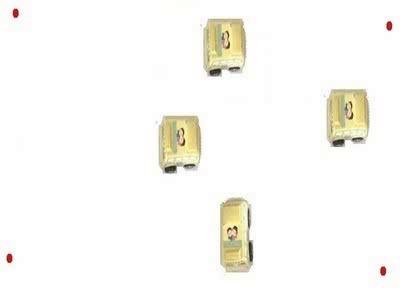
//> input picture boundingBoxDetect/boundingBoxDetect/saveimg99.jpg, 400 x 300 px
$ ./boundingBoxDetect   (built with g++ and OpenCV 4)
//> lines starting //> are read from the running program, lines starting //| are printed output that depends on the picture; after the words box and inside, x2 and y2 are one past the last pixel; in counts of white or black regions, pixels touching at a corner belong together
### boundingBoxDetect/boundingBoxDetect/stdafx.h
// stdafx.h : include file for standard system include files,
// or project specific include files that are used frequently, but
// are changed infrequently
//

#pragma once

#include "targetver.h"

#include <stdio.h>
#include <tchar.h>


// TODO: reference additional headers your program requires here

### boundingBoxDetect/boundingBoxDetect/boundingBoxDetect.cpp
#include "stdafx.h"
//#include "boundingBoxDetect.h"

#include "cv.h"
#include "highgui.h"
#include <cvaux.h>
#include <cxcore.h>
#include <iostream>
#include <stdio.h>
#include <vector>
#include <limits>
#include <fstream>
#include <math.h>
#include <stdlib.h>
#include <string.h>

using namespace std;
using namespace cv;


int main(void)//(int argc, char** argv)
{
	// start recording time
	clock_t t = clock();

	// input image
	IplImage* input_img = cvLoadImage("saveimg99.jpg");
//> input_img is the input picture: 300 rows x 400 cols, CV_8UC3; mean B, G, R 245.9, 249.9, 250.8

	// check if input image is valid or not
	if(!input_img->imageData)
	{
		printf("input image not valid \n");
		return -10;
	}

	// display input image
	cvShowImage("input image", input_img);
	cvWaitKey(0);

	IplImage* new_img = cvCreateImage(cvGetSize(input_img), input_img->depth, input_img->nChannels);
	cvCopy(input_img, new_img);

	// make background white color
	cvFloodFill(new_img, cvPoint(0,0), cvScalar(255,255,255), cvScalarAll(8), cvScalarAll(255), NULL, 8, NULL);
//> new_img: 300 rows x 400 cols, CV_8UC3; 10.46% of pixels changed, all inside (x1, y1, x2, y2) = (0, 0, 400, 289)
	//cvShowImage("White Background Image", input_img);
	//cvWaitKey(0);

	cvShowImage("white background image", new_img);
	cvWaitKey(0);

	IplImage* in_img = cvCreateImage(cvGetSize(input_img),input_img->depth,3);

	// smoothen image
	cvSmooth(new_img, in_img, CV_BLUR, 11, 11);
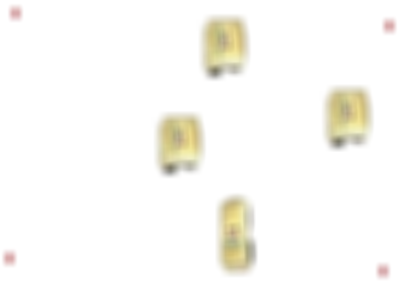
//> in_img: 300 rows x 400 cols, CV_8UC3; mean B, G, R 246.5, 250.1, 251

	cvShowImage("smooth image", new_img);
	cvWaitKey(0);

	// select range of pixels to identify objects
	IplImage* range_img = cvCreateImage(cvSize(input_img->width, input_img->height), 8, 1);
	cvInRangeS(in_img, CV_RGB(252,252,252), CV_RGB(255, 255, 255), range_img);
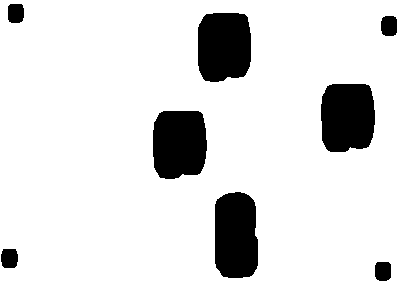
//> range_img: 300 rows x 400 cols, CV_8UC1; 88% white; 8 black regions, largest, box (x1, y1, x2, y2) and area: (215, 192, 258, 278) 3340, (198, 13, 251, 82) 3304, (321, 84, 375, 152) 3296

	cvShowImage("range image", range_img);
	cvWaitKey(0);

	// Apply canny edge detection
	IplImage* canny_img = cvCreateImage(cvGetSize(range_img), 8, 1);
	cvCanny(range_img, canny_img, 2, 8, 3);
//> canny_img: 300 rows x 400 cols, CV_8UC1; 0.93% white in thin lines or dots

	cvShowImage("canny edge", canny_img);
	cvWaitKey(0);

	// identify possible object edges
	CvMemStorage* storage = cvCreateMemStorage(0);
	CvSeq* pts;
    int i;

	// contours
	CvSeq* contours1 = 0;
	CvSeq* contours = NULL;
	cvFindContours(canny_img, storage, &contours1, sizeof(CvContour), CV_RETR_EXTERNAL, CV_CHAIN_APPROX_NONE, cvPoint(0,0));
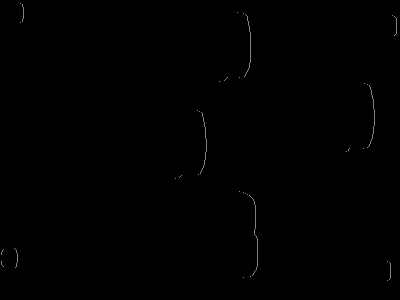
//> canny_img: 300 rows x 400 cols, CV_8UC1; min 0, max 130, mean 0.4
//> contours1 = 8 contours, 1 with area under 20; largest, box (x1, y1, x2, y2) and area: (214, 191, 258, 278) 3342, (197, 12, 251, 82) 3311, (320, 83, 375, 152) 3300, (152, 110, 207, 179) 3288, (380, 15, 397, 36) 288, (7, 3, 24, 23) 282, (374, 261, 391, 281) 281

	contours = cvApproxPoly(contours1, sizeof(CvContour), storage, CV_POLY_APPROX_DP, 2, 1);
//> contours = 8 contours, 1 with area under 20; largest, box (x1, y1, x2, y2) and area: (214, 191, 258, 278) 3310, (320, 85, 375, 152) 3210, (197, 12, 251, 82) 3204, (152, 110, 207, 179) 3202, (382, 15, 397, 36) 241, (376, 262, 391, 280) 223, (8, 4, 23, 22) 223

	int cnt = 0;
	CvBox2D rect;
	CvPoint2D32f corner[4];
	int area = 0;
	CvPoint rect_pts[4], *pt = rect_pts;
	int npts = 4;
	double dist;

	vector<CvPoint2D32f> boundaryPt, refPt, objPt;
	vector<CvSeq*> edgeSeq;
	vector<int> crossFlag;
	int flagStatus;
	CvSeqReader reader;

	CvPoint2D32f pt_topleft, pt_topright, pt_bottomleft, pt_bottomright, temp;

	pt_topleft.x = 89;
	pt_topleft.y = 33;

	pt_topright.x = 656;
	pt_topright.y = 35;

	pt_bottomleft.x = 84;
	pt_bottomleft.y = 277;

	pt_bottomright.x = 654;
	pt_bottomright.y = 275;

	boundaryPt.push_back(pt_topleft);

	float x = pt_topleft.x;
	float m1 = (pt_topright.y-pt_topleft.y)/(pt_topright.x-pt_topleft.x);
	float y;

	while(x < pt_topright.x)
	{
		x = x + 0.1;
		y = m1*(x - pt_topleft.x) + pt_topleft.y;
		temp.x = x;
		temp.y = y;
		boundaryPt.push_back(temp);
	}

	y = pt_topright.y;
	float m2 = (pt_bottomright.y-pt_topright.y)/(pt_bottomright.x-pt_topright.x);

	while(y < pt_bottomright.y)
	{
		y = y + 0.1;
		x = pt_topright.x + (y - pt_topright.y)/m2;
		temp.x = x;
		temp.y = y;
		boundaryPt.push_back(temp);
	}

	x = pt_bottomright.x;
	float m3 = (pt_bottomleft.y-pt_bottomright.y)/(pt_bottomleft.x-pt_bottomright.x);

	while(x > pt_bottomleft.x)
	{
		x = x - 0.1;
		y = m3*(x - pt_bottomright.x) + pt_bottomright.y;
		temp.x = x;
		temp.y = y;
		boundaryPt.push_back(temp);
	}

	y = pt_bottomleft.y;
	float m4 = (pt_topleft.y-pt_bottomleft.y)/(pt_topleft.x-pt_bottomleft.x);

	while(y > pt_topleft.y)
	{
		y = y - 0.1;
		x = pt_bottomleft.x + (y - pt_bottomleft.y)/m4;
		temp.x = x;
		temp.y = y;
		boundaryPt.push_back(temp);
	}

	CvPoint tempPt, p;

	// boundary lines
	cvLine(input_img, cvPointFrom32f(pt_topleft), cvPointFrom32f(pt_topright), CV_RGB(0,0,0),2);
	cvLine(input_img, cvPointFrom32f(pt_topright), cvPointFrom32f(pt_bottomright), CV_RGB(0,0,0),2);
	cvLine(input_img, cvPointFrom32f(pt_bottomright), cvPointFrom32f(pt_bottomleft), CV_RGB(0,0,0),2);
	cvLine(input_img, cvPointFrom32f(pt_bottomleft), cvPointFrom32f(pt_topleft), CV_RGB(0,0,0),2);

	// draw contours bounding box
	for (; contours != 0; contours = contours->h_next){
		cnt++;

		rect = cvMinAreaRect2 (contours, 0); //extract bounding box for current contour
		area = (int)(rect.size.height*rect.size.width);

		//bounding box rectangle
		cvBoxPoints(rect, corner);
		for(int i=0;i<4;i++)
		{
			rect_pts[i] = cvPointFrom32f(corner[i]);
		}

		if(rect.size.height<20 && rect.size.width<20 && ((rect.center.x < input_img->width/5) || rect.center.x > (4*input_img->width/5)) &&
			(rect.center.y < input_img->height/5 || rect.center.y > (4*input_img->height/5)))
		{
			cvDrawContours(input_img, contours, CV_RGB( 255, 0, 255 ), CV_RGB(0,0,0), -1, 3, 8, cvPoint(0,0)); // contour for ellipses
			refPt.push_back(rect.center);
		}

		if(area>1000 && area<15000)
		{
			//cvDrawContours(input_img, contours, CV_RGB( 0, 0, 255 ), CV_RGB(0,0,0), -1, 3, 8, cvPoint(0,0)); // contour
			// draw bounding rectangle
			for( int j = 0; j < 4; j++ )
				cvLine( input_img, rect_pts[j], rect_pts[(j+1)%4], CV_RGB( 0, 0, 255 ), 2, 8 );
			objPt.push_back(rect.center);

			edgeSeq.push_back(contours);

			//cvEllipseBox(in_img, rect, CV_RGB(255,0,0),2,8,0);
			//cvPolyLine(in_img, &pt, &npts, 1, 1, CV_RGB(0,255,0), 2, 8, 0);
			//printf("object found at (%f x %f)\n", rect.center.x, rect.center.y);
			for(int i = 0; i < boundaryPt.size(); i++)
			{
				//polyContours = cvApproxPoly(contours, sizeof(CvContour), storage, CV_POLY_APPROX_DP, 2, 1);
				dist = cvPointPolygonTest(contours, boundaryPt[i], 0);

				flagStatus = 0;  // boundary is not crossed

				//cvCircle(input_img, cvPointFrom32f(boundaryPt[i]), 1, CV_RGB(24, 160, 12));
				if(dist>=0)
				{
					flagStatus = 1;
					//crossFlag.push_back(1); // flag for object crossed the boundary
					printf("object crosses boundary\n");

					cvDrawContours(input_img, contours, CV_RGB( 255, 0, 0 ), CV_RGB(0,0,0), -1, 3, 8, cvPoint(0,0)); // contour
					for( int j = 0; j < 4; j++ )
						cvLine( input_img, rect_pts[j], rect_pts[(j+1)%4], CV_RGB( 255, 0, 0 ), 2, 8 );

					break;
				}
			}
			crossFlag.push_back(flagStatus);

			cvDrawContours(input_img, contours, CV_RGB( 255, 0, 255 ), CV_RGB(0,0,0), -1, 3, 8, cvPoint(0,0)); // contour for objects detected
			//cvDrawContours(input_img, polyContours, CV_RGB( 25, 255, 55 ), CV_RGB(0,0,0), -1, 3, 8, cvPoint(5,5)); // contour for objects detected

		}
	}
//> this loop made 8 passes
//> (rect, area, dist, flagStatus) on passes 3, 4, 5, 7: (centre (234.5, 234), size (42.8, 85.6), angle -1.9, 3665, 1, 1), (centre (178.7, 144.4), size (53.7, 66.7), angle -3.1, 3584, -1, 0), (centre (347.1, 117.7), size (53.4, 66.5), angle -1.7, 3550, -1, 0), (centre (222.5, 46.8), size (53, 67.7), angle -3.6, 3591, 1, 1)
//> (rect, area) on passes 1, 6: (centre (383, 270.5), size (17, 14), angle -90, 238), (centre (388.4, 24.6), size (19.8, 14), angle -85.2, 277)
//> pass 1, `cvDrawContours(input_img, contours, CV_RGB( 255, 0, 255 ), CV_RGB(0,0,..`:
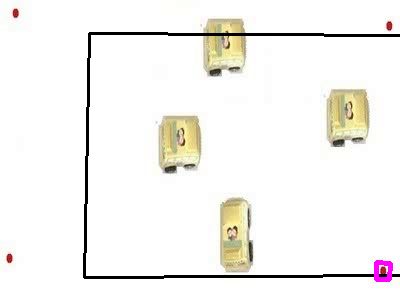
//> input_img: 300 rows x 400 cols, CV_8UC3; mean B, G, R 240.6, 243.9, 245.4
//> pass 2, `cvDrawContours(input_img, contours, CV_RGB( 255, 0, 255 ), CV_RGB(0,0,..`:
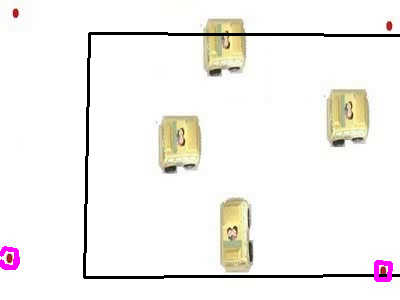
//> input_img: 300 rows x 400 cols, CV_8UC3; 0.24% of pixels changed, all inside (x1, y1, x2, y2) = (0, 246, 20, 270)
//> pass 3, `cvDrawContours(input_img, contours, CV_RGB( 255, 0, 255 ), CV_RGB(0,0,..`:
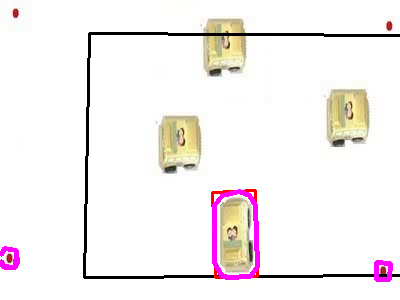
//> input_img: 300 rows x 400 cols, CV_8UC3; 1.11% of pixels changed, all inside (x1, y1, x2, y2) = (211, 189, 260, 280)
//> after the loop:
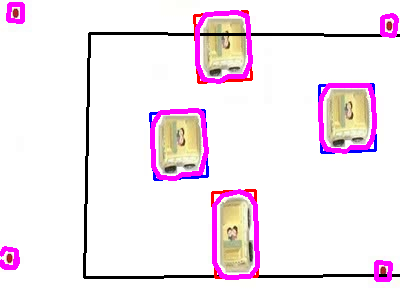
//> input_img: 300 rows x 400 cols, CV_8UC3; 3.72% of pixels changed, all inside (x1, y1, x2, y2) = (6, 2, 399, 181)
//> after the loop, contours = 0 contours; cnt = 8; rect_pts = 4 Points (x, y): [22, 21], [8, 21], [8, 4], [22, 4]; dist = 1; flagStatus = 1
	t = clock() - t;
	float tot_time = (float) t/CLOCKS_PER_SEC;
	printf("total time taken in processing: %f\n", tot_time);


	// write to xml file
	FileStorage fs;
	fs.open("output.xml", FileStorage::WRITE);

	CvSeq* contour = 0;
	if(fs.isOpened())
	{
		fs << "PANE" << "{";
		for(int i=0; i < refPt.size(); i++)
		{
			fs << "REFERENCE" << refPt[i].x;
			fs << "REFERENCE" << refPt[i].y;
		}
//> this loop made 4 passes
		fs << "}";
		fs << "OBJECT" << "{";
		for(int i=0; i<objPt.size(); i++)
		{
			fs << "CROSSED" << crossFlag[i];
			fs << "CENTRE_X" << objPt[i].x;
			fs << "CENTRE_Y" << objPt[i].y;
			fs << "POINTS" << "{";

			for(; edgeSeq[i]!=NULL;edgeSeq[i]=edgeSeq[i]->h_next)
			{
				cvStartReadSeq(edgeSeq[i], &reader);
				for(int j=0;j<edgeSeq[i]->total; j++)
				{
					CV_READ_SEQ_ELEM(p, reader);
					//printf("point x, point y %d,%d\n", p.x, p.y);
					fs << "EDGE_X" << p.x;
					fs << "EDGE_Y" << p.y;
				}
			}
			fs << "}";
		}
		fs << "}";
	}
    fs.release();
	cvShowImage("output", input_img);
	cvSaveImage("output.jpg", input_img);
	cvWaitKey(0);
	return 0;
}
